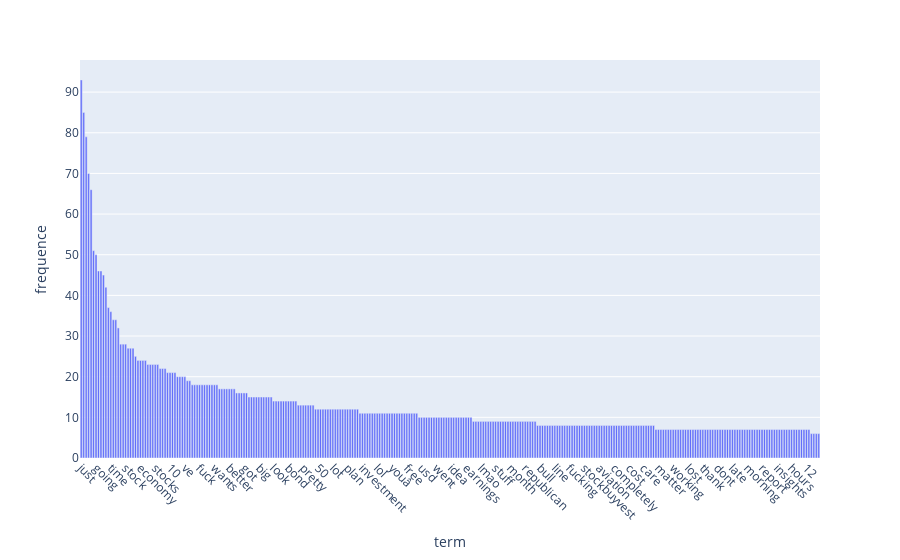

Notebook source saved alongside this figure:
### Code cell
term_frequencies = np.asarray(df_counts.sum(axis=0))[0]
top_idx=np.argsort(-term_frequencies )[:300]

draw_to=pd.DataFrame({"term":count_vect.get_feature_names_out()[top_idx],
                  "frequence":term_frequencies[top_idx]})
g=px.bar(draw_to,x="term",y="frequence")
g.update_traces(textposition="outside")
g.update_layout(xaxis_tickangle=45)
g.show()

### Figure 1 — Plotly figure (JSON) as saved in the notebook; plotly's stock layout.template omitted (floating-point values rounded to 4 significant figures; data arrays with more than 128 entries replaced by an {"elided": "..."} marker saying what was removed)
{"data": [{"hovertemplate": "term=%{x}<br>frequence=%{y}<extra></extra>", "legendgroup": "", "marker": {"color": "#636efa", "pattern": {"shape": ""}}, "name": "", "orientation": "v", "showlegend": false, "textposition": "outside", "type": "bar", "x": {"elided": "300 str values"}, "xaxis": "x", "y": {"elided": "300 int values"}, "yaxis": "y"}], "layout": {"barmode": "relative", "legend": {"tracegroupgap": 0}, "margin": {"t": 60}, "xaxis": {"anchor": "y", "domain": [0, 1], "tickangle": 45, "title": {"text": "term"}}, "yaxis": {"anchor": "x", "domain": [0, 1], "title": {"text": "frequence"}}}}
